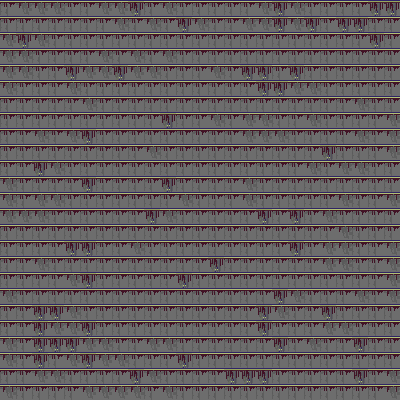

A level layout from a 2D game, rendered from its tile map. Below: a short description, then the map file with tile-grid data replaced by summaries:
An orthogonal 25x25 tile map with 16x16 px tiles, 1 tile layer (Background 1), 2 tilesets.

<map version="1.0" orientation="orthogonal" width="25" height="25" tilewidth="16" tileheight="16">
 <properties>
  <property name="music" value="lightlessdawn.ogg" />
 </properties>
 <tileset firstgid="1" source="controlset.tsx" />
 <tileset firstgid="1905" name="level0" tilewidth="16" tileheight="16">
  <image source="../tilesets/level0.png" width="256" height="128" />
  <tile id="16">
   <properties>
    <property name="walkSound" value="step.wav" />
   </properties>
  </tile>
  <tile id="17">
   <properties>
    <property name="walkSound" value="step.wav" />
   </properties>
  </tile>
  <tile id="18">
   <properties>
    <property name="walkSound" value="step.wav" />
   </properties>
  </tile>
  <tile id="19">
   <properties>
    <property name="walkSound" value="step.wav" />
   </properties>
  </tile>
  <tile id="20">
   <properties>
    <property name="walkSound" value="step.wav" />
   </properties>
  </tile>
 </tileset>
 <layer name="Background 1" width="25" height="25">
  <data>[625 cells, 625 non-empty, 3 distinct tile ids]</data>
 </layer>
</map>
